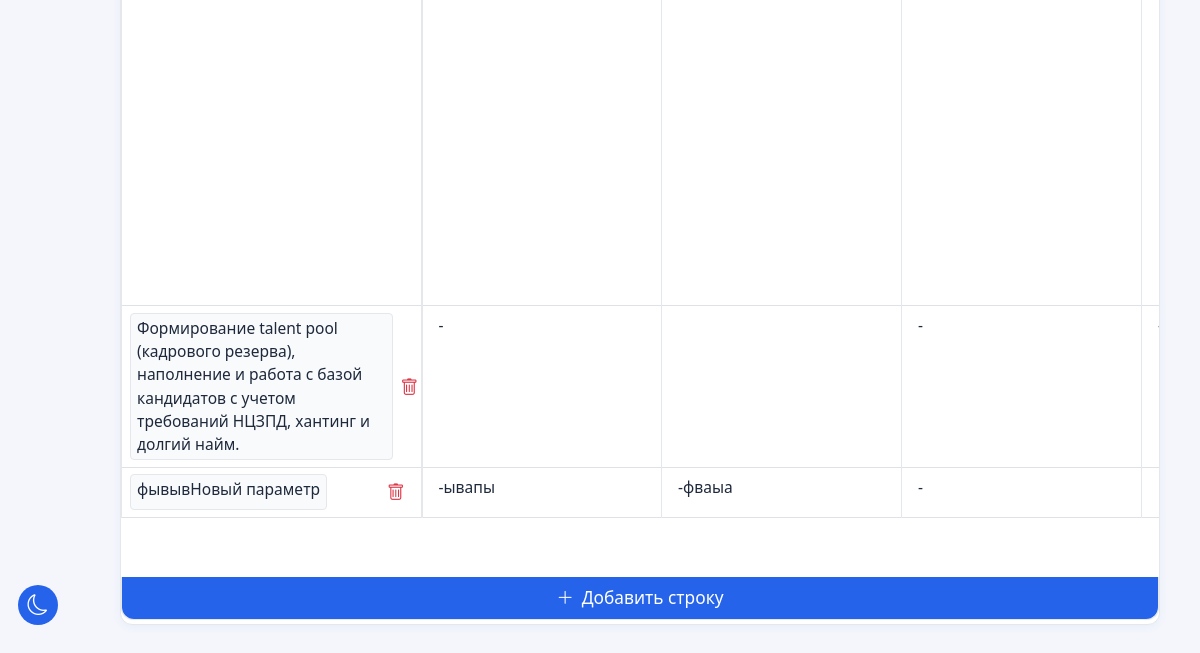
The page /parameters/ (signed in, lower part) on the database as committed earlier.
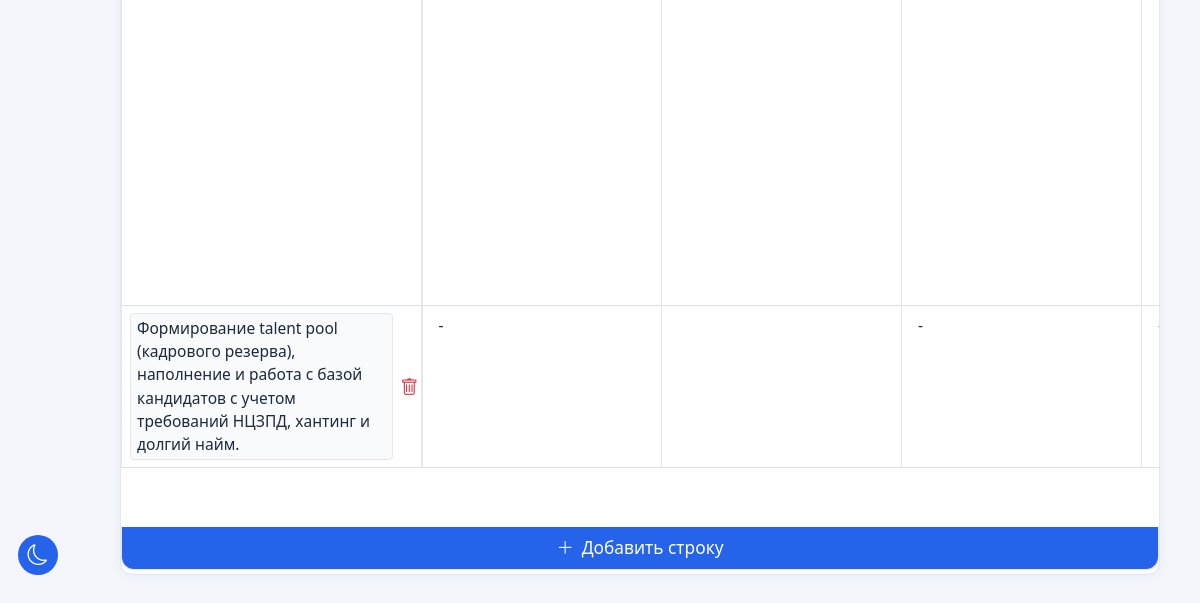
The same page on the database as committed later.
### positions/models.py (models this page shows, shortened)
class ParameterDescription(models.Model):
    parameter = models.ForeignKey(Parameter, on_delete=models.CASCADE, related_name='descriptions', verbose_name="Параметр")
    grade = models.ForeignKey(Grade, on_delete=models.CASCADE, related_name='parameter_descriptions', verbose_name="Грейд")
    description = models.TextField(verbose_name="Описание")
    created_at = models.DateTimeField(auto_now_add=True)
    updated_at = models.DateTimeField(auto_now=True)
    class Meta:
        verbose_name = "Описание параметра"
        verbose_name_plural = "Описания параметров"
        unique_together = ['parameter', 'grade']
        ordering = ['parameter__name', 'grade__name']

class Parameter(models.Model):
    name = models.CharField(max_length=255, unique=True, verbose_name="Название параметра")
    position = models.ForeignKey(Position, on_delete=models.CASCADE, null=True, blank=True, verbose_name="Специализация")
    created_at = models.DateTimeField(auto_now_add=True)
    updated_at = models.DateTimeField(auto_now=True)
    class Meta:
        verbose_name = "Параметр"
        verbose_name_plural = "Параметры"
        ordering = ['name']

class Grade(models.Model):
    name = models.CharField(max_length=100, verbose_name='Название грейда')
    positions = models.TextField(verbose_name='Должности', blank=True)
    order = models.IntegerField(verbose_name='Порядок', default=0)
    min_score = models.DecimalField(max_digits=5, decimal_places=2, verbose_name='Минимальный балл', default=0)
    max_score = models.DecimalField(max_digits=5, decimal_places=2, verbose_name='Максимальный балл', default=100)
    class Meta:
        verbose_name = 'Грейд'
        verbose_name_plural = 'Грейды'
        ordering = ['order']

### positions/views.py (the view)
# urls.py: path('parameters/', views.parameters, name='parameters'),
@login_required
def parameters(request):
    grades = Grade.objects.all()
    position_name = request.GET.get('position', '')
    if position_name:
        parameters = Parameter.objects.filter(position__name=position_name)
    else:
        parameters = Parameter.objects.all()
    positions = Position.objects.values('name').distinct()
    parameters_by_grade = {}
    for grade in grades:
        if position_name:
            parameters_by_grade[grade.id] = ParameterDescription.objects.filter(
                grade=grade,
                parameter__position__name=position_name
            )
        else:
            parameters_by_grade[grade.id] = ParameterDescription.objects.filter(grade=grade)
    context = {
        'grades': grades,
        'parameters': parameters,
        'positions': positions,
        'parameters_by_grade': parameters_by_grade,
        'grades_json': json.dumps(list(grades.values('pk', 'name')))
    }
    return render(request, 'positions/parameters.html', context)

### positions/templatetags/custom_filters.py (called while the page is built)
@register.filter
def get_item(dictionary, key):
    return dictionary.get(key)

@register.filter
def filter_parameter(descriptions, parameter_id):
    return any(desc.parameter_id == parameter_id for desc in descriptions)

### templates/positions/parameters.html (shortened to what this page needs)
{% extends 'positions/base.html' %}
{% load custom_filters %}
{% block content %}
<div class="table-responsive">
    <div class="table-wrapper">
        <table class="table table-bordered" id="parametersTable">
            <tbody>
                {% for parameter in parameters %}
                <tr data-parameter-id="{{ parameter.id }}" data-position-name="{{ parameter.position_name|default:'' }}">
                    <td class="sticky-column">
                        <div class="d-flex justify-content-between align-items-center">
                            <span class="editable-cell"
                                  data-field="name"
                                  data-parameter-id="{{ parameter.id }}"
                                  contenteditable="true">
                                {{ parameter.name }}
                            </span>
                            <button type="button" class="btn btn-danger btn-sm delete-parameter" data-parameter-id="{{ parameter.id }}">
                                <i class="bi bi-trash"></i>
                            </button>
                        </div>
                    </td>
                    {% for grade in grades %}
                        {% for desc in parameters_by_grade|get_item:grade.id %}
                            {% if desc.parameter_id == parameter.id %}
                                <td class="editable-cell grade-column" data-description-id="{{ desc.id }}" data-field="description" contenteditable="true">
                                    {{ desc.description }}
                                </td>
                            {% endif %}
                        {% endfor %}
                        {% if not parameters_by_grade|get_item:grade.id|filter_parameter:parameter.id %}
                            <td class="editable-cell grade-column" data-parameter-id="{{ parameter.id }}" data-grade-id="{{ grade.id }}" data-field="description" contenteditable="true">
                                -
                            </td>
                        {% endif %}
                    {% endfor %}
                </tr>
                {% endfor %}
            </tbody>
        </table>
    </div>
    <div class="add-row-container mb-1" style="margin-top:-5px; margin-bottom: -10px;">
        <button type="button" class="btn btn-secondary" id="addNewRow">
            <i class="bi bi-plus-lg"></i> Добавить строку
        </button>
    </div>
</div>
{% endblock %}

Rows that differ between the two databases and show on the page:
removed Parameter: name "фывывНовый параметр"
removed ParameterDescription: description "-ывапы", shown under Grade (number 1 of 3 on the later page)
removed ParameterDescription: description "-фваыа", shown under Grade (number 2 of 3 on the later page)
